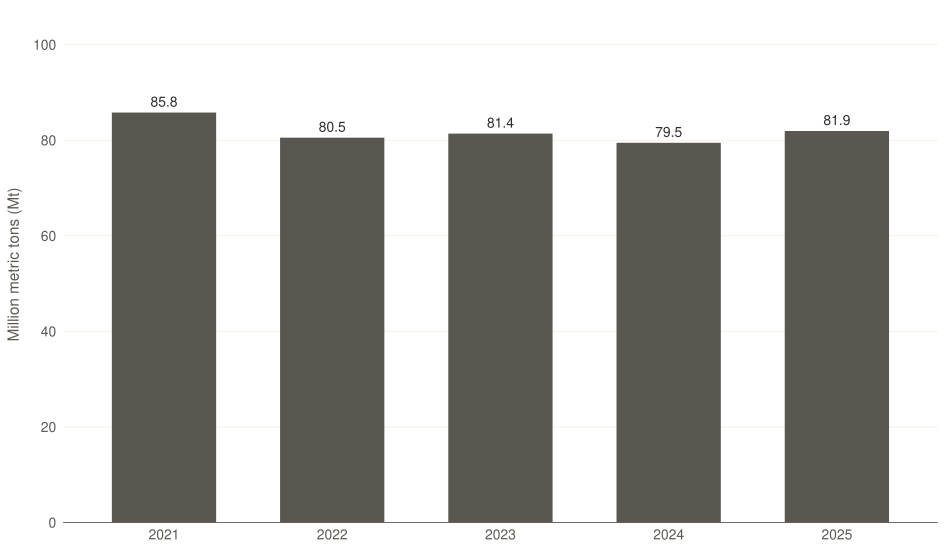

The R source for this figure:
# Task 2 v1 — honest remake of the White House steel chart.
# Fixes applied vs the original:
#   1. Zero baseline (the core manipulation in the original)
#   2. Single neutral color — drops the misleading red/green double-encoding
#   3. Five-year context (2021–2025) instead of a cherry-picked 2-year comparison
#   4. Direct labels on bars (data-ink discipline, no legend needed)
#   5. Visible data source

setwd("/Users/alexanderweber/Documents/hsg/6_semester/data_visualization_with_ai")

suppressPackageStartupMessages({
  library(readxl)
  library(dplyr)
  library(tidyr)
  library(ggplot2)
})

source("design_system.R")

# Font: cairo + Google Fonts aren't installed on this machine, so fall back to
# the PDF-native sans (Helvetica). Design_system.md's Inter preference still stands
# for any machine that has showtext + cairo available.
chart_family <- ""

raw <- read_excel("data/task_02/steel_data_us_21-25.xlsx", sheet = 1, skip = 1)

us <- raw %>%
  filter(Country == "United States") %>%
  mutate(across(-Country, as.numeric)) %>%
  pivot_longer(-Country, names_to = "year", values_to = "kt") %>%
  mutate(
    year = as.integer(year),
    mt   = kt / 1000
  )

p <- ggplot(us, aes(x = factor(year), y = mt)) +
  geom_col(fill = pg_palette$alloy, width = 0.62) +
  geom_text(
    aes(label = sprintf("%.1f", mt)),
    vjust = -0.6, size = 3.4, family = chart_family, color = pg_palette$onyx
  ) +
  scale_y_continuous(
    limits = c(0, 100),
    breaks = seq(0, 100, 20),
    expand = expansion(mult = c(0, 0.08))
  ) +
  labs(
    x = NULL,
    y = "Million metric tons (Mt)"
  ) +
  theme_pg(base_family = chart_family)

out_pdf <- "iterations/task_02/v1/steel_production_v1.pdf"
ggsave(out_pdf, p, width = 24, height = 14, units = "cm", device = "pdf")
cat("Saved:", out_pdf, "\n")
